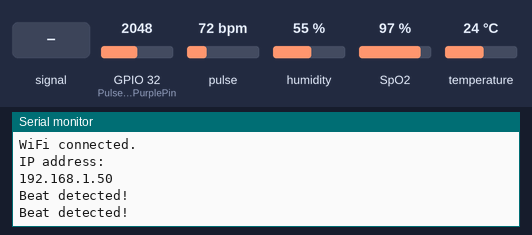
The sketch below on a simulated ESP32. Shown: the last lines printed to the serial monitor. The test bench sets the inputs (shaded band); at power-on: pulse 72 bpm, temperature 24 °C, GPIO 32 (PulseSensorPurplePin) = 2048, SpO2 97 %, humidity 55 %. WiFi joins after 1.5 s; servers stay silent unless stated.

Above: at 2.7 s.
2.8 s: GPIO 32 (PulseSensorPurplePin) fed a 200 Hz sine of ±327 counts around its level
At 3.1 s:
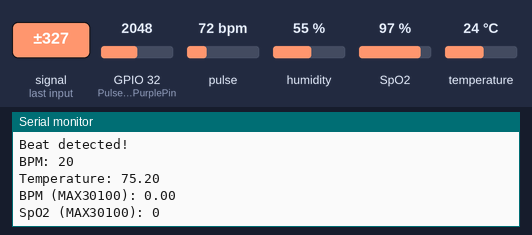
4.3 s: pulse set to 42 bpm
At 5.7 s:
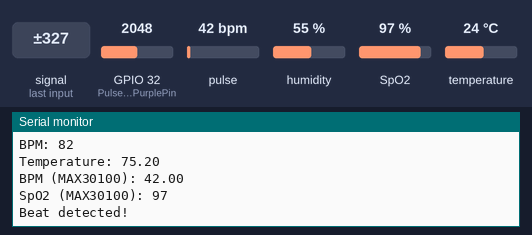
5.8 s: temperature set to 12 °C
At 6.83 s:
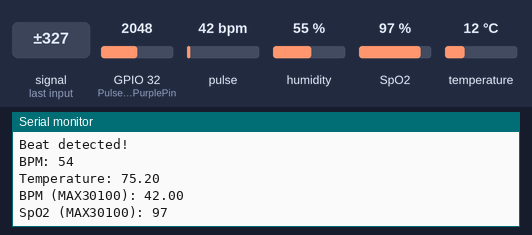
7.3 s: GPIO 32 (PulseSensorPurplePin) set to 2866
At 8.4 s:
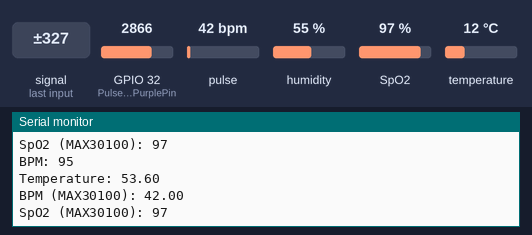
8.8 s: SpO2 set to 80 %
At 9.6 s:
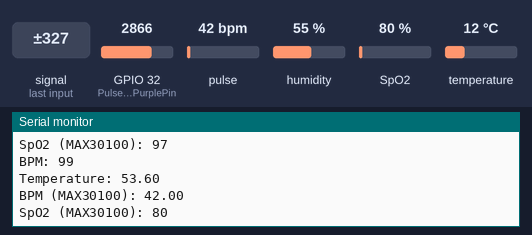
10.3 s: GPIO 32 (PulseSensorPurplePin) fed a 1000 Hz sine of ±1023 counts around its level
Timing chart, 0 to 12.8 s (numbered marks = the images above; inputs shaded):
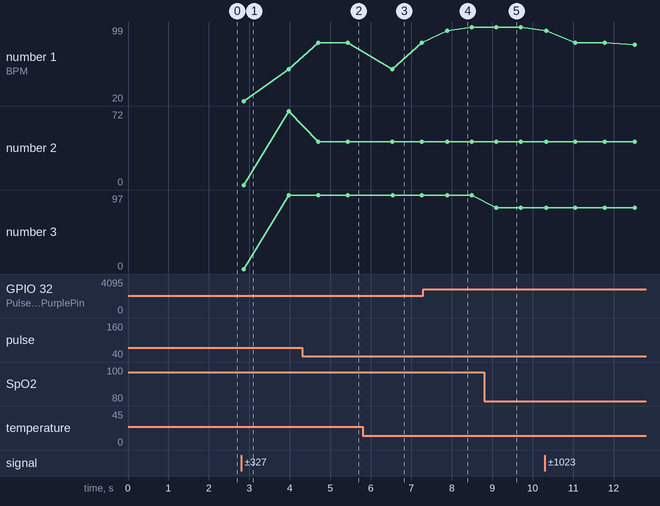

Measured:
- after the input at 2.8 s, the serial monitor: prints a new line after 0.07 s (image 1)
- after the input at 4.3 s, the serial monitor: prints a new line after 0.40 s (image 2)
- after the input at 7.3 s, the serial monitor: prints a new line after 0.59 s (image 4)
- after the input at 8.8 s, the serial monitor: prints a new line after 0.30 s (image 5)
- plotted number 1: 82 → 99 after the input at 7.3 s
- plotted number 2: 72 → 42 after the input at 4.3 s
- plotted number 3: 97 → 80 after the input at 8.8 s

The sketch:

Code_Sources_ESP32.ino
```cpp
#include <WiFi.h>
#include <DHT.h>
#include <Wire.h>
#include "MAX30100_PulseOximeter.h"

// Pin and sensor definitions
#define DHTPIN 18        // Pin connected to DHT11
#define DHTTYPE DHT11   // DHT sensor type

DHT dht(DHTPIN, DHTTYPE);

const int PulseSensorPurplePin = 32;  // Pulse sensor pin
int Signal;                           // Raw data from pulse sensor
const int Threshold = 2048;           // Heartbeat detection threshold
unsigned long lastBeatTime = 0;       // Time of last heartbeat
int BPM = 0;                          // Beats per minute

// MAX30100 configuration
PulseOximeter pox;
uint32_t tsLastReport = 0;

// Network information
IPAddress ip(192, 168, 137, 247);
IPAddress gateway(192, 168, 43, 1);
IPAddress subnet(255, 255, 255, 0);
IPAddress dns(192, 168, 43, 1);

const char* ssid = "andr";
const char* password = "123456789";

WiFiServer server(80);

void onBeatDetected() {
    Serial.println("Beat detected!");
}

void setup() {
    Serial.begin(115200);
    dht.begin();  // Initialize DHT sensor

    // Initialize MAX30100 sensor
    if (!pox.begin()) {
        Serial.println("ERROR: Failed to initialize pulse oximeter");
    } else {
        Serial.println("Pulse oximeter initialized");
    }
    pox.setOnBeatDetectedCallback(onBeatDetected);

    delay(10);

    Serial.println();
    Serial.print("Connecting to ");
    Serial.println(ssid);

    WiFi.config(ip, dns, gateway, subnet);
    WiFi.begin(ssid, password);

    unsigned long startAttemptTime = millis();

    while (WiFi.status() != WL_CONNECTED && millis() - startAttemptTime < 30000) {
        delay(500);
        Serial.print(".");
    }

    if (WiFi.status() == WL_CONNECTED) {
        Serial.println("\nWiFi connected.");
        Serial.println("IP address: ");
        Serial.println(WiFi.localIP());

        server.begin();
    } else {
        Serial.println("Failed to connect to WiFi.");
    }
}

void loop() {
    // Update MAX30100 sensor
    pox.update();

    // Read DHT11 sensor data
    float temperature = dht.readTemperature(true);
    float humidity = dht.readHumidity();

    // Check if readings are valid
    if (isnan(temperature) || isnan(humidity)) {
        Serial.println("Failed to read from DHT sensor!");
        return;
    }

    // Read pulse sensor data
    Signal = analogRead(PulseSensorPurplePin);
    unsigned long currentTime = millis();

    // Heartbeat detection logic for pulse sensor
    if (Signal > Threshold) {
        if (currentTime - lastBeatTime > 600) { // Avoid false positives (600 ms between beats)
            unsigned long interval = currentTime - lastBeatTime;
            lastBeatTime = currentTime;

            BPM = 60000 / interval; // Calculate BPM
            Serial.print("BPM: ");
            Serial.println(BPM);
            Serial.print("Temperature: ");
            Serial.println(temperature);
            Serial.print("BPM (MAX30100): ");
            Serial.println(pox.getHeartRate());
            Serial.print("SpO2 (MAX30100): ");
            Serial.println(pox.getSpO2());
        }
    }

    // Handle client connections
    handleClient(temperature, humidity);
    delay(100); // Delay for analog read
}

void handleClient(float temperature, float humidity) {
    WiFiClient client = server.available();
    if (client) {
        Serial.println("New Client.");
        while (client.connected() && !client.available()) {
            delay(1);
        }

        if (client.available()) {
            String request = client.readStringUntil('\r');
            Serial.println(request);
            client.flush();

            // Send HTTP response
            client.println("HTTP/1.1 200 OK");
            client.println("Content-type:text/plain");
            client.println();

            // Send single line response
            client.print("BPM:");
            client.print(BPM);
            client.print("/Temp:");
            client.print(temperature);
            client.print("/Humidity:");
            client.print(humidity);
            client.print("BPM(MAX30100):");
            client.print(pox.getHeartRate());
            client.print("/SpO2(MAX30100):");
            client.print(pox.getSpO2());
        }

        client.stop();
        Serial.println("Client disconnected.");
    }
    delay(20);
}
```
